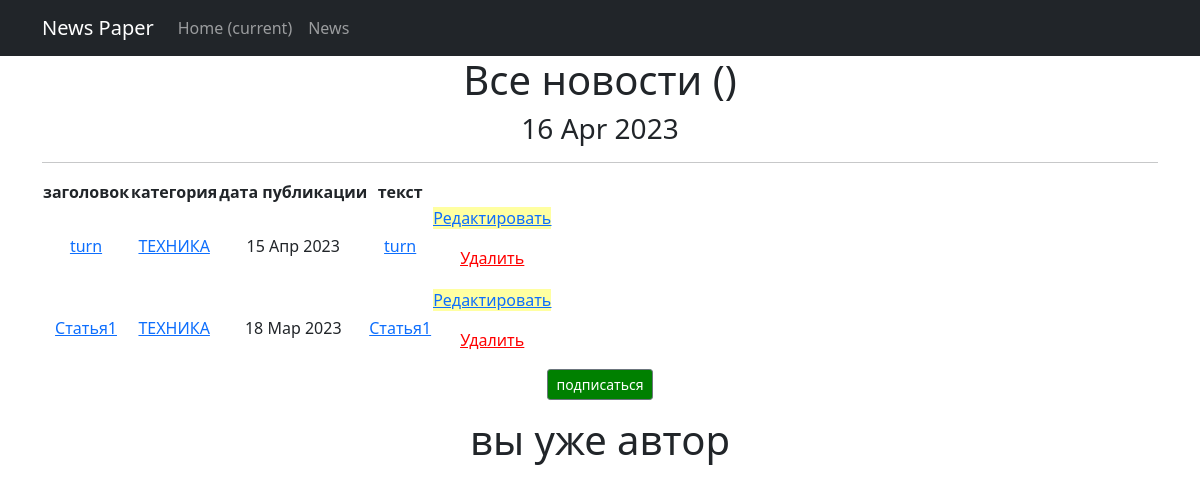
Page /news/categories/13 on the committed database.
### news/models.py (models this page shows, shortened)
class Post(models.Model):
    author_post = models.ForeignKey(Author, on_delete=models.CASCADE)
    post_news = models.CharField(max_length=2, choices=POST)
    date_in = models.DateTimeField(auto_now_add=True)
    category = models.ManyToManyField(Category, through='PostCategory')
    title = models.CharField(max_length=50)
    text = models.TextField()
    rating_news = models.IntegerField(default=0)

class Category(models.Model):
    tehnika = 'TH'
    nauka = 'NA'
    sport = 'ST'
    spase = 'SP'
    TEMATIC = [
        (tehnika, 'ТЕХНИКА'),
        (nauka, 'НАУКА'),
        (sport, 'СПОРТ'),
        (spase, 'КОСМОС')
    ]
    tematic = models.CharField(max_length=2, choices=TEMATIC, unique=True)
    subscribers = models.ManyToManyField(User, blank=True, related_name='categories')
    def __str__(self):
        return self.get_tematic_display()

### news/views.py (the view)
# urls.py: path('categories/<int:pk>', CategoryListView.as_view(), name='category_list'),
class CategoryListView(ListView):
    model = Post
    template_name = 'category_list.html'
    context_object_name = 'category_news_list'
    def get_queryset(self):
        self.category = get_object_or_404(Category, id=self.kwargs['pk'])
        queryset = Post.objects.filter(category=self.category).order_by('-date_in')
        return queryset
    def get_context_data(self, **kwargs):
        context = super().get_context_data(**kwargs)
        context['is_not_subscriber'] = self.request.user not in self.category.subscribers.all()
        context['category'] = self.category
        return context

### news/templatetags/censor.py (called while the page is built)
@register.filter()
def censor(value):
    for words in censored_words:
        if words in value:
            censor_words = f"p{''.join(['*' for words in range(len(words))])}"
            value = value.replace(words, censor_words)
    return value

### news/templatetags/custom_tags.py (called while the page is built)
@register.simple_tag()
def current_time(format_string='%d %b %Y'):
    return datetime.utcnow().strftime(format_string)

### templates/category_list.html (shortened to what this page needs)
<!DOCTYPE html>
<html lang="en">
<head>
    <title>{% extends 'flatpages/default.html' %}</title>
{% load censor %}
{% load custom_tags %}
{% block content %}
<body>
<h1>Все новости ({{ post_news.count}})</h1>
<h3>{% current_time '%d %b %Y' %}</h3>
<hr>
{% if category_news_list %}
<tr>
    <table>
        <thead>
        <tr>
            <th>
                заголовок
            </th>
            <th>
                категория
            </th>
            <th>
                дата публикации
            </th>
            <th>
                текст
            </th>
        </tr>
        {% for post in category_news_list %}
        <tr>
            <td>
            <a href="{% url 'post_detail' post.id %}">{{ post.title }}</a>
        </td>
            <td>
            {% for category in post.category.all %}
                <a href="{% url 'category_list' category.id %}">{{ category }}</a>
            {% endfor %}
            </td>
            <td>{{ post.date_in|date:'d M Y'}}</td>
        <td><a href="{% url 'post_detail' post.id %}">{{ post.title|censor|truncatechars:20}}</a></td>
        <td>
                <p class="text-center"><a href="{% url 'post_edit' post.id %}"style="background-color:#ffffa1" ><u>Редактировать</u></a></p>
                <p class="text-center"><a href="{% url 'post_delete' post.id %}"style="color:red"><u> Удалить </u></a></p>
        </td>
        </tr>
        {% endfor %}
        </thead>
    </table>
{% if is_not_subscriber %}
    <p class="text-center"><a href="{% url 'subscribe' category.id %}"style="background-color:green" class="btn btn-secondary btn-sm">подписаться</a></p>
{% else %}
    <p class="text-center"><a href="{% url 'unsubscribe' category.id %}"style="background-color:red" class="btn btn-secondary btn-sm">отписка</a></p>
    {% endif %}
{% if is_not_author %}
<button> <a href="{% url 'upgrade' %}"> стать автором!</a> </button>
{% else %}
<h1>вы уже автор</h1>
{% endif %}
</tr>
{% else %}
    <h2>новостей нет!</h2>
{% endif %}
{% endblock content %}

### rows in the picture
Post: title "turn", date_in "15 Апр 2023", title|censor "turn"
Category: tematic "ТЕХНИКА"
Post: title "Статья1", date_in "18 Мар 2023", title|censor "Статья1"
